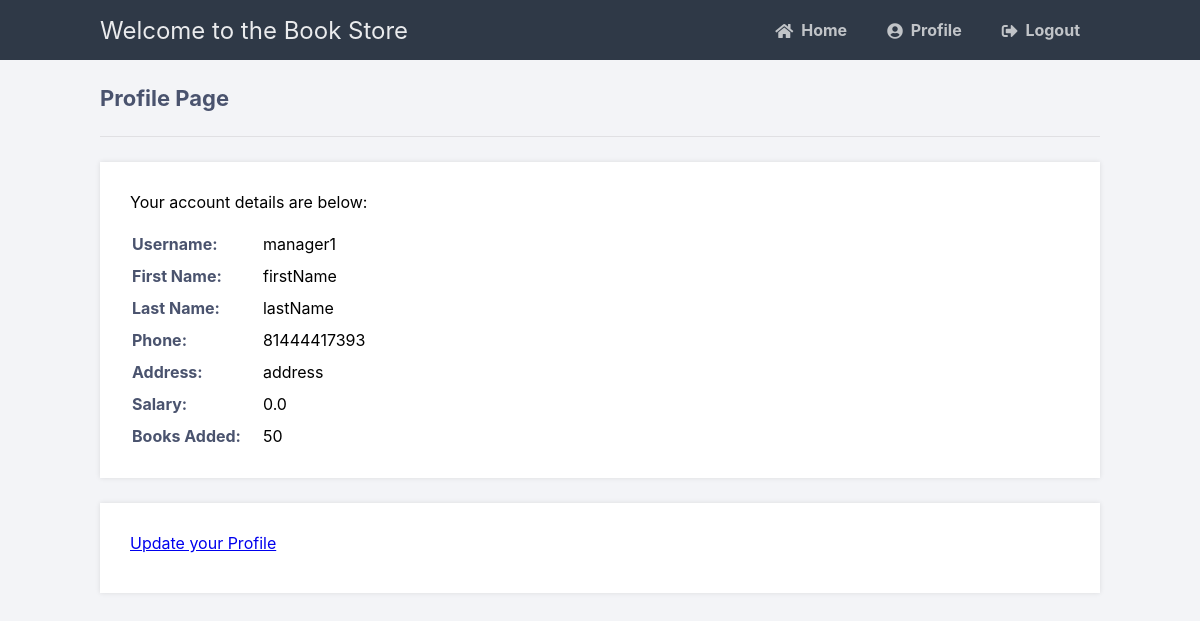
Screenshot of /profile (signed in) with the database file from the repository.
### tables this page shows
CREATE TABLE Manager (
            username TEXT PRIMARY KEY,
            password TEXT,
            firstName TEXT,
            lastName TEXT,
            phone INT,
            address TEXT,
            salary FLOAT DEFAULT 0,
            booksAdded INT DEFAULT 0);

### main.py (the view)
@app.route('/profile')
def profile():
    if 'loggedin' in session:
        with sql.connect("Book.db") as con:
            cursor = con.cursor()
            if(session['type'] == 1):
                cursor.execute('SELECT * FROM Manager WHERE username = ?',
                               (session['username'],))
                account = cursor.fetchone()
            else:
                cursor.execute('SELECT * FROM Customer WHERE username = ?',
                               (session['username'],))
                account = cursor.fetchone()
            print(account)
            if session['type'] == 1:
                return render_template('managerProfile.html', account=account)
            return render_template('profile.html', account=account)
    return redirect(url_for('login'))

### templates/managerProfile.html (shortened to what this page needs)
{% extends 'layout.html' %}
{% block content %}
<h2>Profile Page</h2>
<div>
    <p>Your account details are below:</p>
    <table>
        <tr>
            <td>Username:</td>
            <td>{{ account[0] }}</td>
        </tr>
        <tr>
            <td>First Name:</td>
            <td>{{ account[2] }}</td>
        </tr>
        <tr>
            <td>Last Name:</td>
            <td>{{ account[3] }}</td>
        </tr>
        <tr>
            <td>Phone:</td>
            <td>{{ account[4] }}</td>
        </tr>
        <tr>
            <td>Address:</td>
            <td>{{ account[5] }}</td>
        </tr>
        <tr>
            <td>Salary:</td>
            <td>{{ account[6] }}</td>
        </tr>
        <tr>
            <td>Books Added:</td>
            <td>{{ account[7] }}</td>
        </tr>
    </table>
</div>
<div>
    <p><a href="{{ url_for('updateProfile')}}">Update your Profile</a></p>
</div>
{% endblock %}

### static/style.css (style rules this page uses)
* { box-sizing: border-box; font-family: -apple-system, BlinkMacSystemFont, "segoe ui", roboto, oxygen, ubuntu, cantarell, "fira sans", "droid sans", "helvetica neue", Arial, sans-serif; font-size: 16px; -webkit-font-smoothing: antialiased; -moz-osx-font-smoothing: grayscale; }
body { background-color: #758283; margin: 0; }
body.loggedin { background-color: #f3f4f7; }
.content h2 { margin: 0; padding: 25px 0; font-size: 22px; border-bottom: 1px solid #e0e0e3; color: #4a536e; }
.content > p, .content > div { box-shadow: 0 0 5px 0 rgba(0, 0, 0, 0.1); margin: 25px 0; padding: 25px; background-color: #fff; }
.content > p table td, .content > div table td { padding: 5px; }
.content > p table td:first-child, .content > div table td:first-child { font-weight: bold; color: #4a536e; padding-right: 15px; }
.content > div p { padding: 5px; margin: 0 0 10px 0; }

### rows the page displays
Manager: username "manager1", firstName "firstName", lastName "lastName", phone "81444417393", address "address", salary "0.0", booksAdded "50"
